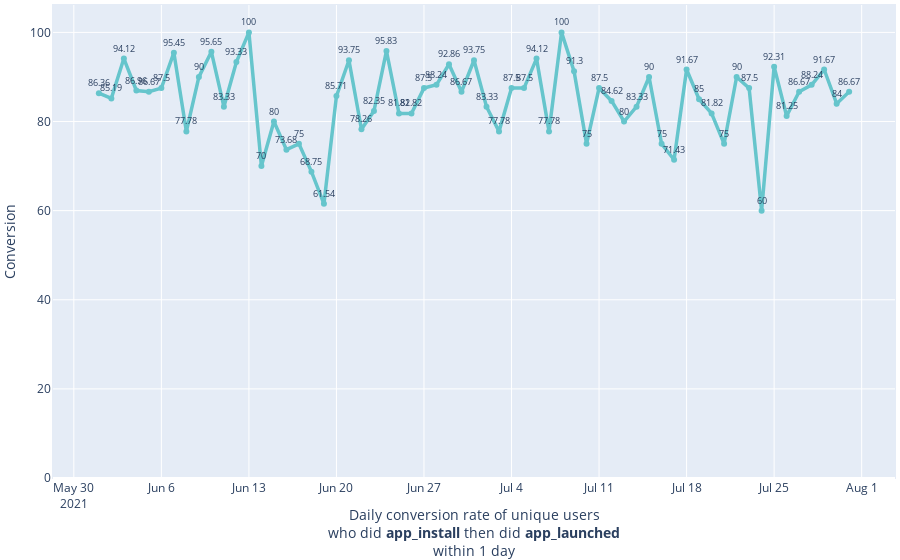

Here is the notebook cell this chart was saved with:
### Code cell
(app_install >> app_launched).config(
    conv_window="1 day",
    start_dt="2021-06-01", 
    end_dt="2021-08-01",
    time_group="day")

### Figure 1 — Plotly figure (JSON) as saved in the notebook; plotly's stock layout.template omitted (floating-point values rounded to 4 significant figures; data arrays with more than 128 entries replaced by an {"elided": "..."} marker saying what was removed)
{"data": [{"customdata": {"elided": "61x5 mixed values"}, "hovertemplate": "<b>%{x}</b>\n                    <br /><b>%{customdata[4]}</b>\n                    <br />\n                    <br />Conversion: <b>%{y}%</b>             \n                    <br />Activated users:<b>%{customdata[0]}</b>                    \n                    <br />Converted users: <b>%{customdata[1]}</b>\n                    <br />\n                    <br />Activated event count:<b>%{customdata[2]}</b>                    \n                    <br />Converted event count:<b>%{customdata[3]}</b>                            \n                    <extra></extra>\n            ", "legendgroup": "", "line": {"color": "rgb(102, 197, 204)", "dash": "solid", "width": 3.5}, "marker": {"symbol": "circle"}, "mode": "markers+lines+text", "name": "", "orientation": "v", "showlegend": false, "text": [86.36, 85.19, 94.12, 86.96, 86.67, 87.5, 95.45, 77.78, 90, 95.65, 83.33, 93.33, 100, 70, 80, 73.68, 75, 68.75, 61.54, 85.71, 93.75, 78.26, 82.35, 95.83, 81.82, 81.82, 87.5, 88.24, 92.86, 86.67, 93.75, 83.33, 77.78, 87.5, 87.5, 94.12, 77.78, 100, 91.3, 75, 87.5, 84.62, 80, 83.33, 90, 75, 71.43, 91.67, 85, 81.82, 75, 90, 87.5, 60, 92.31, 81.25, 86.67, 88.24, 91.67, 84, 86.67], "textfont": {"size": 9}, "textposition": "top center", "type": "scatter", "x": ["2021-06-01T00:00:00", "2021-06-02T00:00:00", "2021-06-03T00:00:00", "2021-06-04T00:00:00", "2021-06-05T00:00:00", "2021-06-06T00:00:00", "2021-06-07T00:00:00", "2021-06-08T00:00:00", "2021-06-09T00:00:00", "2021-06-10T00:00:00", "2021-06-11T00:00:00", "2021-06-12T00:00:00", "2021-06-13T00:00:00", "2021-06-14T00:00:00", "2021-06-15T00:00:00", "2021-06-16T00:00:00", "2021-06-17T00:00:00", "2021-06-18T00:00:00", "2021-06-19T00:00:00", "2021-06-20T00:00:00", "2021-06-21T00:00:00", "2021-06-22T00:00:00", "2021-06-23T00:00:00", "2021-06-24T00:00:00", "2021-06-25T00:00:00", "2021-06-26T00:00:00", "2021-06-27T00:00:00", "2021-06-28T00:00:00", "2021-06-29T00:00:00", "2021-06-30T00:00:00", "2021-07-01T00:00:00", "2021-07-02T00:00:00", "2021-07-03T00:00:00", "2021-07-04T00:00:00", "2021-07-05T00:00:00", "2021-07-06T00:00:00", "2021-07-07T00:00:00", "2021-07-08T00:00:00", "2021-07-09T00:00:00", "2021-07-10T00:00:00", "2021-07-11T00:00:00", "2021-07-12T00:00:00", "2021-07-13T00:00:00", "2021-07-14T00:00:00", "2021-07-15T00:00:00", "2021-07-16T00:00:00", "2021-07-17T00:00:00", "2021-07-18T00:00:00", "2021-07-19T00:00:00", "2021-07-20T00:00:00", "2021-07-21T00:00:00", "2021-07-22T00:00:00", "2021-07-23T00:00:00", "2021-07-24T00:00:00", "2021-07-25T00:00:00", "2021-07-26T00:00:00", "2021-07-27T00:00:00", "2021-07-28T00:00:00", "2021-07-29T00:00:00", "2021-07-30T00:00:00", "2021-07-31T00:00:00"], "xaxis": "x", "y": [86.36, 85.19, 94.12, 86.96, 86.67, 87.5, 95.45, 77.78, 90, 95.65, 83.33, 93.33, 100, 70, 80, 73.68, 75, 68.75, 61.54, 85.71, 93.75, 78.26, 82.35, 95.83, 81.82, 81.82, 87.5, 88.24, 92.86, 86.67, 93.75, 83.33, 77.78, 87.5, 87.5, 94.12, 77.78, 100, 91.3, 75, 87.5, 84.62, 80, 83.33, 90, 75, 71.43, 91.67, 85, 81.82, 75, 90, 87.5, 60, 92.31, 81.25, 86.67, 88.24, 91.67, 84, 86.67], "yaxis": "y"}], "layout": {"autosize": true, "bargap": 0.3, "bargroupgap": 0.15, "hoverlabel": {"font": {"size": 12}}, "hovermode": "closest", "legend": {"title": {"text": "group"}, "tracegroupgap": 0}, "margin": {"b": 15, "l": 5, "pad": 1, "r": 5, "t": 5}, "uniformtext": {"minsize": 8, "mode": "hide"}, "xaxis": {"anchor": "y", "domain": [0, 1], "title": {"text": "Daily conversion rate of unique users<br />who did <b>app_install</b> then did <b>app_launched</b><br />within 1 day "}}, "yaxis": {"anchor": "x", "domain": [0, 1], "rangemode": "tozero", "title": {"text": "Conversion"}}}}
